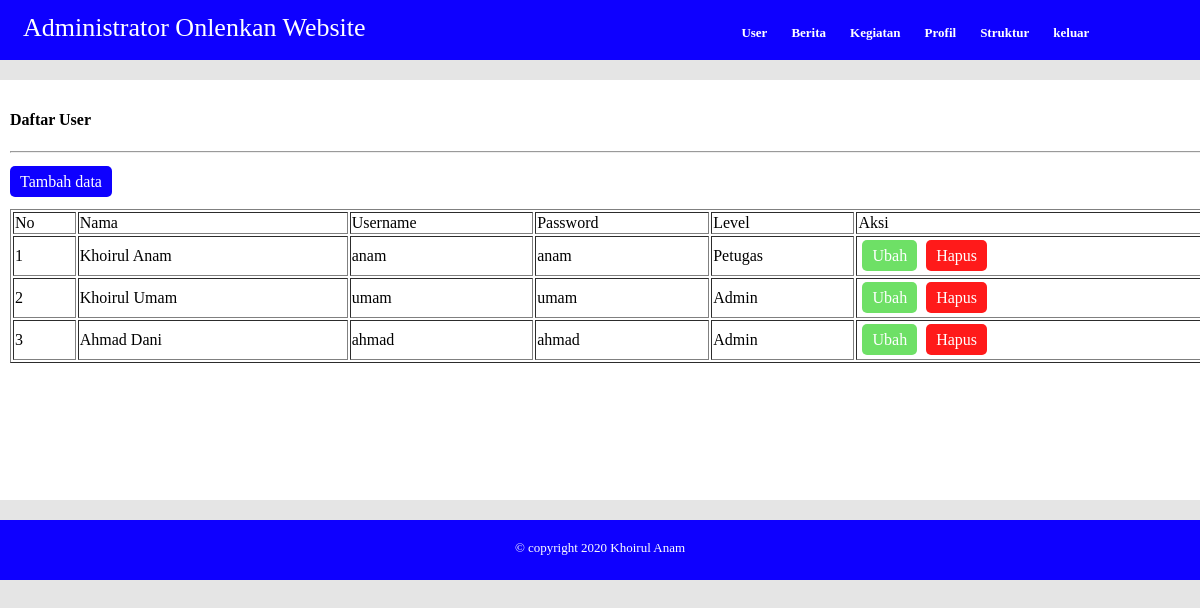
/admin/?page=user (signed in), run on the app's committed database.
### tables this page shows
CREATE TABLE `user` (
  `iduser` int(2) NOT NULL,
  `nama` varchar(40) NOT NULL,
  `username` varchar(10) NOT NULL,
  `password` varchar(32) NOT NULL,
  `level` enum('Admin','Petugas') NOT NULL
);

### admin/hal/user.php (the view)
<h4>Daftar User</h4>
<hr class="linemepet">
<a href=".?page=tuser" class="tambah">Tambah data</a>
<br>
<br>
<table width="100%" border="1">
	<thead>
		<tr>
			<td>No</td>
			<td>Nama</td>
			<td>Username</td>
			<td>Password</td>
			<td>Level</td>
			<td>Aksi</td>
		</tr>
	</thead>
	<tbody>
		<?php
		$no = 1;
		$sql = mysqli_query($konek, "select * from user") or die("Error");
		while ($r = mysqli_fetch_assoc($sql))
		{
			?>
			<tr>
				<td><?=$no++?></td>
				<td><?=$r['nama']?></td>
				<td><?=$r['username']?></td>
				<td><?=$r['password']?></td>
				<td><?=$r['level']?></td>
				<td class="user">
					<a class="ubah" href=".?page=uuser&id=<?=$r['iduser']?>">Ubah</a>
					<a class="hapus" href=".?page=huser&id=<?=$r['iduser']?>" onclick="return confirm('Apakah anda yakin akan menghapus data ini?')">Hapus</a>
				</td>
			</tr>
			<?php
		}
		?>
	</tbody>
</table>

### css/style.css (style rules this page uses)
* { font-family: poppins; }
body { background: #e5e5e5; margin: 0 ; }
a { text-decoration: none; }
.tambah { border-radius: 5px; color: #fff; padding: 7px 10px; background: #0e00ff; }
.linemepet { margin-bottom: 20px; }
.ubah { margin: 5px 0 5px 5px; background-color: #6EE066; color: #fff; padding: 7px 10px; border-radius: 5px; }
.hapus { margin: 5px 0 5px 5px; background-color: #ff1a1a; color: #fff; padding: 7px 10px; border-radius: 5px; }
.user { padding: 10px 0; }

### data on the page
user: nama "Khoirul Anam", username "anam", password "anam", level "Petugas"
user: nama "Khoirul Umam", username "umam", password "umam", level "Admin"
user: nama "Ahmad Dani", username "ahmad", password "ahmad", level "Admin"
